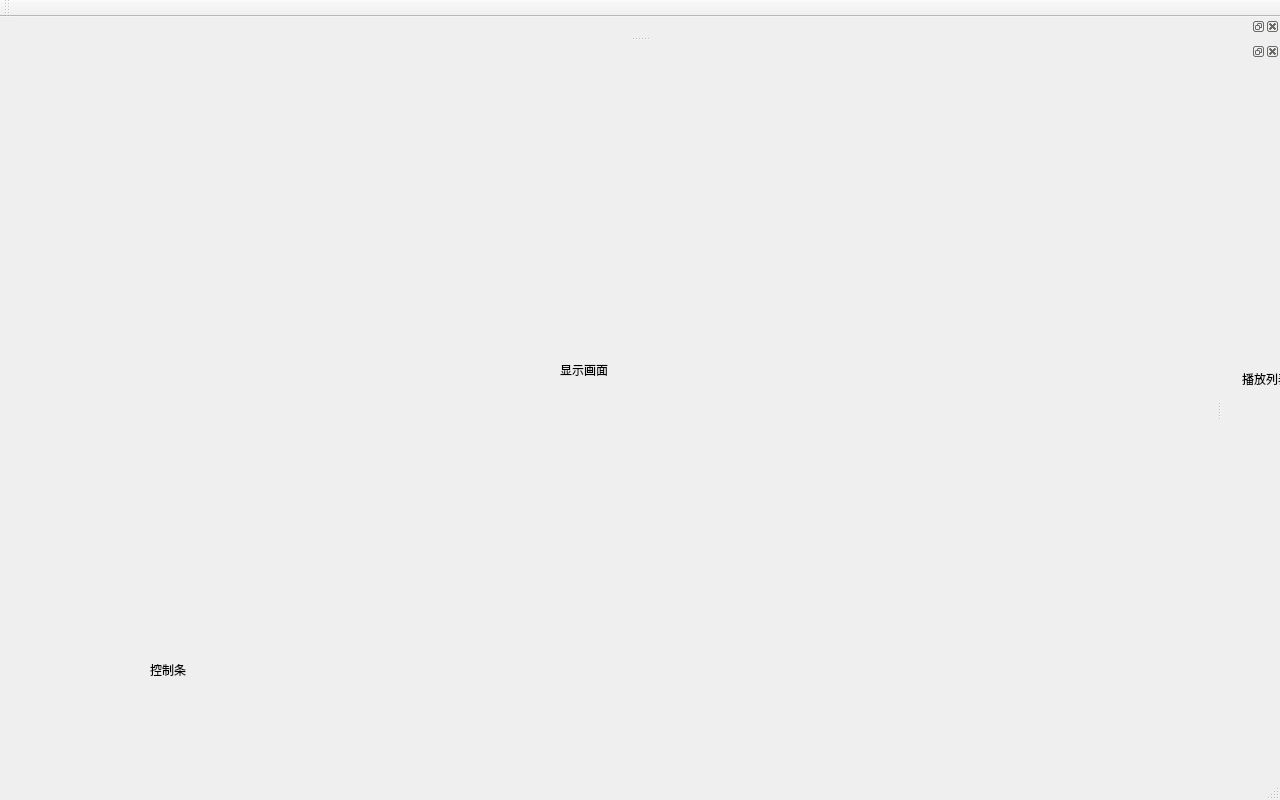
<?xml version="1.0" encoding="UTF-8"?>
<ui version="4.0">
 <class>MainWin</class>
 <widget class="QMainWindow" name="MainWin">
  <property name="geometry">
   <rect>
    <x>0</x>
    <y>0</y>
    <width>1280</width>
    <height>800</height>
   </rect>
  </property>
  <property name="windowTitle">
   <string>MainWin</string>
  </property>
  <widget class="QWidget" name="centralwidget">
   <widget class="QWidget" name="showCtrlBarBgWidget" native="true">
    <property name="geometry">
     <rect>
      <x>50</x>
      <y>20</y>
      <width>1131</width>
      <height>681</height>
     </rect>
    </property>
    <widget class="CtrlBar" name="ctrlBarWind" native="true">
     <property name="geometry">
      <rect>
       <x>40</x>
       <y>600</y>
       <width>941</width>
       <height>60</height>
      </rect>
     </property>
     <widget class="QLabel" name="label">
      <property name="geometry">
       <rect>
        <x>60</x>
        <y>0</y>
        <width>72</width>
        <height>15</height>
       </rect>
      </property>
      <property name="text">
       <string>控制条</string>
      </property>
     </widget>
    </widget>
    <widget class="QWidget" name="showWind" native="true">
     <property name="geometry">
      <rect>
       <x>20</x>
       <y>30</y>
       <width>1061</width>
       <height>541</height>
      </rect>
     </property>
     <widget class="QLabel" name="label_2">
      <property name="geometry">
       <rect>
        <x>490</x>
        <y>270</y>
        <width>72</width>
        <height>15</height>
       </rect>
      </property>
      <property name="text">
       <string>显示画面</string>
      </property>
     </widget>
    </widget>
   </widget>
  </widget>
  <widget class="QMenuBar" name="menubar">
   <property name="geometry">
    <rect>
     <x>0</x>
     <y>0</y>
     <width>1280</width>
     <height>26</height>
    </rect>
   </property>
  </widget>
  <widget class="QStatusBar" name="statusbar"/>
  <widget class="QDockWidget" name="playListDockWidget">
   <attribute name="dockWidgetArea">
    <number>2</number>
   </attribute>
   <widget class="QWidget" name="playListContents">
    <widget class="QLabel" name="label_3">
     <property name="geometry">
      <rect>
       <x>20</x>
       <y>310</y>
       <width>72</width>
       <height>15</height>
      </rect>
     </property>
     <property name="text">
      <string>播放列表</string>
     </property>
    </widget>
   </widget>
  </widget>
  <widget class="QToolBar" name="toolBar">
   <property name="windowTitle">
    <string>toolBar</string>
   </property>
   <attribute name="toolBarArea">
    <enum>TopToolBarArea</enum>
   </attribute>
   <attribute name="toolBarBreak">
    <bool>false</bool>
   </attribute>
  </widget>
  <widget class="QDockWidget" name="titleDockWidget">
   <attribute name="dockWidgetArea">
    <number>4</number>
   </attribute>
   <widget class="QWidget" name="titleContents">
    <widget class="QLabel" name="label_4">
     <property name="geometry">
      <rect>
       <x>441</x>
       <y>-1</y>
       <width>141</width>
       <height>21</height>
      </rect>
     </property>
     <property name="text">
      <string>播放器名字</string>
     </property>
    </widget>
   </widget>
  </widget>
 </widget>
 <customwidgets>
  <customwidget>
   <class>CtrlBar</class>
   <extends>QWidget</extends>
   <header location="global">ctrlbar.h</header>
   <container>1</container>
  </customwidget>
 </customwidgets>
 <resources/>
 <connections/>
</ui>
